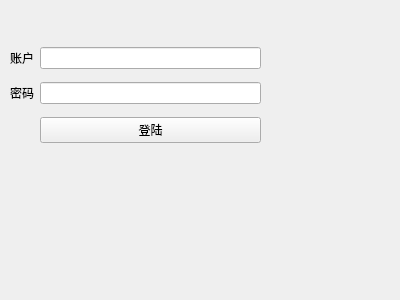
<?xml version="1.0" encoding="UTF-8"?>
<ui version="4.0">
 <class>Form</class>
 <widget class="QWidget" name="Form">
  <property name="geometry">
   <rect>
    <x>0</x>
    <y>0</y>
    <width>400</width>
    <height>300</height>
   </rect>
  </property>
  <property name="windowTitle">
   <string>Form</string>
  </property>
  <widget class="QWidget" name="">
   <property name="geometry">
    <rect>
     <x>10</x>
     <y>40</y>
     <width>251</width>
     <height>111</height>
    </rect>
   </property>
   <layout class="QGridLayout" name="gridLayout">
    <item row="0" column="0">
     <widget class="QLabel" name="label">
      <property name="text">
       <string>账户</string>
      </property>
     </widget>
    </item>
    <item row="0" column="1">
     <widget class="QLineEdit" name="lineEdit"/>
    </item>
    <item row="1" column="0">
     <widget class="QLabel" name="label_2">
      <property name="text">
       <string>密码</string>
      </property>
     </widget>
    </item>
    <item row="1" column="1">
     <widget class="QLineEdit" name="lineEdit_2"/>
    </item>
    <item row="2" column="1">
     <widget class="QPushButton" name="pushButton">
      <property name="text">
       <string>登陆</string>
      </property>
     </widget>
    </item>
   </layout>
  </widget>
 </widget>
 <resources/>
 <connections/>
</ui>
